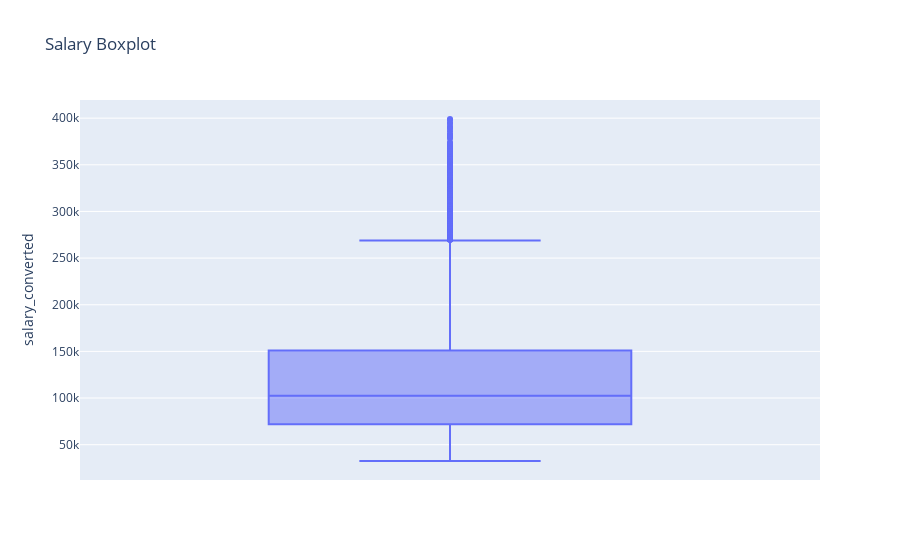

Notebook cell for this chart:
### Markdown cell above
# 8. Salary Boxplot

### Code cell
fig = px.box(df, y='salary_converted', points='outliers', title='Salary Boxplot')
fig.show()

### Figure 1 — Plotly figure (JSON) as saved in the notebook; plotly's stock layout.template omitted (floating-point values rounded to 4 significant figures; data arrays with more than 128 entries replaced by an {"elided": "..."} marker saying what was removed)
{"data": [{"alignmentgroup": "True", "boxpoints": "outliers", "hovertemplate": "salary_converted=%{y}<extra></extra>", "legendgroup": "", "marker": {"color": "#636efa"}, "name": "", "notched": false, "offsetgroup": "", "orientation": "v", "showlegend": false, "type": "box", "x0": " ", "xaxis": "x", "y": {"elided": "15000 float values"}, "y0": " ", "yaxis": "y"}], "layout": {"autosize": true, "boxmode": "group", "legend": {"tracegroupgap": 0}, "title": {"text": "Salary Boxplot"}, "xaxis": {"anchor": "y", "autorange": true, "domain": [0, 1], "range": [-0.5, 0.5], "type": "category"}, "yaxis": {"anchor": "x", "autorange": true, "domain": [0, 1], "range": [12150.0, 419500.0], "title": {"text": "salary_converted"}, "type": "linear"}}}
